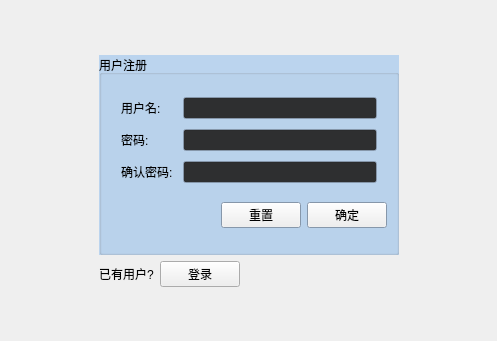
<?xml version="1.0" encoding="UTF-8"?>
<ui version="4.0">
 <class>Register</class>
 <widget class="QWidget" name="Register">
  <property name="geometry">
   <rect>
    <x>0</x>
    <y>0</y>
    <width>497</width>
    <height>341</height>
   </rect>
  </property>
  <property name="windowTitle">
   <string>Form</string>
  </property>
  <layout class="QGridLayout" name="gridLayout_2">
   <item row="0" column="1">
    <spacer name="verticalSpacer">
     <property name="orientation">
      <enum>Qt::Vertical</enum>
     </property>
     <property name="sizeHint" stdset="0">
      <size>
       <width>20</width>
       <height>37</height>
      </size>
     </property>
    </spacer>
   </item>
   <item row="1" column="0">
    <spacer name="horizontalSpacer_3">
     <property name="orientation">
      <enum>Qt::Horizontal</enum>
     </property>
     <property name="sizeHint" stdset="0">
      <size>
       <width>80</width>
       <height>20</height>
      </size>
     </property>
    </spacer>
   </item>
   <item row="1" column="1">
    <layout class="QVBoxLayout" name="verticalLayout_2">
     <item>
      <widget class="QGroupBox" name="groupBox">
       <property name="minimumSize">
        <size>
         <width>300</width>
         <height>200</height>
        </size>
       </property>
       <property name="maximumSize">
        <size>
         <width>300</width>
         <height>200</height>
        </size>
       </property>
       <property name="palette">
        <palette>
         <active>
          <colorrole role="Base">
           <brush brushstyle="SolidPattern">
            <color alpha="255">
             <red>46</red>
             <green>47</green>
             <blue>48</blue>
            </color>
           </brush>
          </colorrole>
          <colorrole role="Window">
           <brush brushstyle="SolidPattern">
            <color alpha="255">
             <red>187</red>
             <green>212</green>
             <blue>238</blue>
            </color>
           </brush>
          </colorrole>
         </active>
         <inactive>
          <colorrole role="Base">
           <brush brushstyle="SolidPattern">
            <color alpha="255">
             <red>46</red>
             <green>47</green>
             <blue>48</blue>
            </color>
           </brush>
          </colorrole>
          <colorrole role="Window">
           <brush brushstyle="SolidPattern">
            <color alpha="255">
             <red>187</red>
             <green>212</green>
             <blue>238</blue>
            </color>
           </brush>
          </colorrole>
         </inactive>
         <disabled>
          <colorrole role="Base">
           <brush brushstyle="SolidPattern">
            <color alpha="255">
             <red>187</red>
             <green>212</green>
             <blue>238</blue>
            </color>
           </brush>
          </colorrole>
          <colorrole role="Window">
           <brush brushstyle="SolidPattern">
            <color alpha="255">
             <red>187</red>
             <green>212</green>
             <blue>238</blue>
            </color>
           </brush>
          </colorrole>
         </disabled>
        </palette>
       </property>
       <property name="autoFillBackground">
        <bool>true</bool>
       </property>
       <property name="title">
        <string>用户注册</string>
       </property>
       <layout class="QVBoxLayout" name="verticalLayout">
        <item>
         <layout class="QGridLayout" name="gridLayout">
          <property name="sizeConstraint">
           <enum>QLayout::SetDefaultConstraint</enum>
          </property>
          <property name="leftMargin">
           <number>10</number>
          </property>
          <property name="rightMargin">
           <number>10</number>
          </property>
          <property name="spacing">
           <number>10</number>
          </property>
          <item row="0" column="0">
           <widget class="QLabel" name="label">
            <property name="text">
             <string>用户名:</string>
            </property>
           </widget>
          </item>
          <item row="0" column="1">
           <widget class="QLineEdit" name="userEdit">
            <property name="maxLength">
             <number>10</number>
            </property>
           </widget>
          </item>
          <item row="1" column="0">
           <widget class="QLabel" name="label_2">
            <property name="text">
             <string>密码:</string>
            </property>
           </widget>
          </item>
          <item row="1" column="1">
           <widget class="QLineEdit" name="pswEdit">
            <property name="maxLength">
             <number>20</number>
            </property>
            <property name="echoMode">
             <enum>QLineEdit::Password</enum>
            </property>
           </widget>
          </item>
          <item row="2" column="0">
           <widget class="QLabel" name="label_3">
            <property name="text">
             <string>确认密码:</string>
            </property>
           </widget>
          </item>
          <item row="2" column="1">
           <widget class="QLineEdit" name="confirmPswEdit">
            <property name="maxLength">
             <number>20</number>
            </property>
            <property name="echoMode">
             <enum>QLineEdit::Password</enum>
            </property>
           </widget>
          </item>
         </layout>
        </item>
        <item>
         <layout class="QHBoxLayout" name="horizontalLayout">
          <property name="sizeConstraint">
           <enum>QLayout::SetDefaultConstraint</enum>
          </property>
          <item>
           <spacer name="horizontalSpacer">
            <property name="orientation">
             <enum>Qt::Horizontal</enum>
            </property>
            <property name="sizeHint" stdset="0">
             <size>
              <width>40</width>
              <height>20</height>
             </size>
            </property>
           </spacer>
          </item>
          <item>
           <widget class="QPushButton" name="resetBtn">
            <property name="text">
             <string>重置</string>
            </property>
           </widget>
          </item>
          <item>
           <widget class="QPushButton" name="okBtn">
            <property name="text">
             <string>确定</string>
            </property>
           </widget>
          </item>
         </layout>
        </item>
       </layout>
      </widget>
     </item>
     <item>
      <layout class="QHBoxLayout" name="horizontalLayout_2">
       <item>
        <widget class="QLabel" name="label_4">
         <property name="text">
          <string>已有用户?</string>
         </property>
        </widget>
       </item>
       <item>
        <widget class="QPushButton" name="loginBtn">
         <property name="text">
          <string>登录</string>
         </property>
        </widget>
       </item>
       <item>
        <spacer name="horizontalSpacer_2">
         <property name="orientation">
          <enum>Qt::Horizontal</enum>
         </property>
         <property name="sizeHint" stdset="0">
          <size>
           <width>40</width>
           <height>20</height>
          </size>
         </property>
        </spacer>
       </item>
      </layout>
     </item>
    </layout>
   </item>
   <item row="1" column="2">
    <spacer name="horizontalSpacer_4">
     <property name="orientation">
      <enum>Qt::Horizontal</enum>
     </property>
     <property name="sizeHint" stdset="0">
      <size>
       <width>79</width>
       <height>20</height>
      </size>
     </property>
    </spacer>
   </item>
   <item row="2" column="1">
    <spacer name="verticalSpacer_2">
     <property name="orientation">
      <enum>Qt::Vertical</enum>
     </property>
     <property name="sizeHint" stdset="0">
      <size>
       <width>20</width>
       <height>38</height>
      </size>
     </property>
    </spacer>
   </item>
  </layout>
 </widget>
 <resources/>
 <connections/>
</ui>
